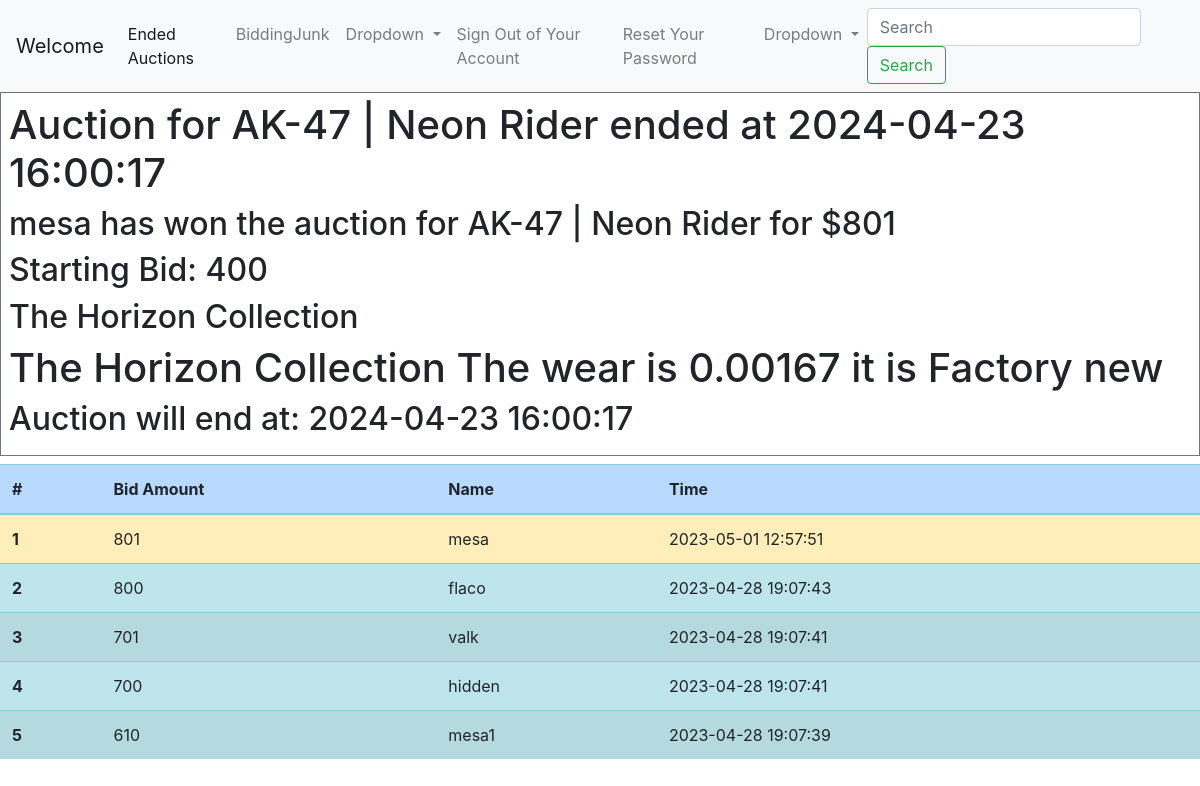
The page /ended.php?item=1 on the database its author committed.
### tables this page shows
CREATE TABLE `auctions` (
  `item_id` int(11) NOT NULL AUTO_INCREMENT,
  `item_name` varchar(50) DEFAULT NULL,
  `item_category` varchar(32) DEFAULT NULL,
  `description` varchar(255) DEFAULT NULL,
  `starting_bid` double DEFAULT NULL,
  `start_time` datetime NOT NULL,
  `end_time` datetime DEFAULT NULL,
  `image` varchar(255) DEFAULT 'error.jpg',
  `winning_bid` double DEFAULT NULL,
  PRIMARY KEY (`item_id`),
  UNIQUE KEY `id` (`item_id`)
);

CREATE TABLE `users` (
  `id` int(11) NOT NULL AUTO_INCREMENT,
  `username` varchar(50) NOT NULL,
  `password` varchar(255) NOT NULL,
  `created_at` datetime DEFAULT CURRENT_TIMESTAMP,
  `is_admin` tinyint(4) DEFAULT '0',
  PRIMARY KEY (`id`),
  UNIQUE KEY `username` (`username`)
);

CREATE TABLE `bids` (
  `BiddingAmount` int(11) DEFAULT NULL,
  `timestamp` datetime DEFAULT CURRENT_TIMESTAMP,
  `user_id` int(11) DEFAULT NULL,
  `item_id` int(11) DEFAULT NULL
);

### ended.php (the view, shortened to what this page needs)
<?php
require_once ("config.php");
$item_id = $_GET["item"];
$sql = "Select * from auctions where item_id = :itemId ";
$stmt = $pdo->prepare($sql);
$stmt->bindParam(":itemId", $item_id);
$stmt->execute();
$item = $stmt->fetch();
$endTime = $item["end_time"];
$sql2= "Select b.BiddingAmount, b.timestamp,u.username from bids b
         join users u on b.user_id = u.id
         where item_id=:itemId
         order by b.BiddingAmount desc
         limit 5";
if($stmt2 = $pdo->prepare($sql2)){
    $stmt2->bindParam(":itemId", $item_id);
    if($stmt2->execute())
    {
        $bids = $stmt2->fetchAll();
    }
}
$highestBid = $bids[0]["BiddingAmount"];
$highestBidder = $bids[0]["username"];
?>
<!doctype html>
<html lang="en">
<head>
    <link rel="stylesheet" href="https://stackpath.bootstrapcdn.com/bootstrap/4.5.2/css/bootstrap.min.css">
</head>
<body>
<nav class="navbar navbar-expand-lg navbar-light bg-light">
    <a class="navbar-brand" href="welcome.php">Welcome</a>
    <div class="collapse navbar-collapse" id="navbarSupportedContent">
        <ul class="navbar-nav mr-auto">
            <li class="nav-item active">
                <a class="nav-link" href="endedauctions.php">Ended Auctions<span class="sr-only">(current)</span></a>
            </li>
            <li class="nav-item">
                <?php
                if($_SESSION["is_admin"] == true) {
                    ?>
                    <a class="nav-link" href="admin.php">Admin Actions</a>
                    <?php
                }
                else{
                    ?>
                    <a class="nav-link" href="#">BiddingJunk</a>
                    <?php
                }
                ?>
            </li>
            <li class="nav-item dropdown">
                <a class="nav-link dropdown-toggle" data-toggle="dropdown" href="#" id="navbarDropdown" role="button" aria-haspopup="true" aria-expanded="false">
                    Dropdown
                </a>
            </li>
            <li class="nav-item">
                <a class="nav-link" href="logout.php">Sign Out of Your Account</a>
            </li>
            <li class="nav-item">
                <a class="nav-link" href="reset-password.php">Reset Your Password</a>
            </li>
            <li class="nav-item dropdown">
                <a class="nav-link dropdown-toggle" data-toggle="dropdown" href="#" id="navbarDropdown" role="button" aria-haspopup="true" aria-expanded="false">
                    Dropdown
                </a>
            </li>
        </ul>
        <form class="form-inline my-2 my-lg-0">
            <input class="form-control mr-sm-2" type="search" placeholder="Search" aria-label="Search">
            <button class="btn btn-outline-success my-2 my-sm-0" type="submit">Search</button>
        </form>
    </div>
</nav>
<div class="border border-secondary p-2 mb-2 border-opacity-50 gap-3">
    <h1>Auction for <?=$item["item_name"] ?> ended at <?=$endTime?></h1>
    <h2><?= $highestBidder ?> has won the auction for <?=$item["item_name"]?> for $<?=$highestBid?></h2>
    <h2>Starting Bid:  <?=$item["starting_bid"]?></h2>
    <h2><?=$item["item_category"] ?></h2>
    <h1><?=$item["description"] ?></h1>
    <h2>Auction will end at: <?=$item["end_time"]?></h2>
</div>
<table class="table table-striped table-info">
    <thead>
    <tr class="table-primary">
        <th scope="col">#</th>
        <th scope="col">Bid Amount</th>
        <th scope="col">Name</th>
        <th scope="col">Time</th>
    </tr>
    </thead>
    <tbody>
    <?php
    $count=1;
    if(isset($bids)){
        foreach($bids as $bid)
        {
            ?>
            <tr class="<?php echo ($count==1) ? 'table-warning' :'' ?>">
                <th scope="row"><?=$count?></th>
                <td><?=$bid["BiddingAmount"]?></td>
                <td><?=$bid["username"]?></td>
                <td><?=$bid["timestamp"]?></td>
            </tr>
            <?php
            $count++;
        }
    }
    else{
        ?>
        <tr>
            <th>No bids</th>
        </tr>
        <?php
    }
    ?>
    </tbody>
</table>
</body>
</html>

### rows shown on the page
auctions: item_name "AK-47 | Neon Rider", end_time "2024-04-23 16:00:17", starting_bid "400", item_category "The Horizon Collection", description "The Horizon Collection The wear is 0.00167 it is Factory new"
users: username "mesa"
bids: BiddingAmount "801", user.username "mesa", timestamp "2023-05-01 12:57:51"
bids: BiddingAmount "800", user.username "flaco", timestamp "2023-04-28 19:07:43"
bids: BiddingAmount "701", user.username "valk", timestamp "2023-04-28 19:07:41"
bids: BiddingAmount "700", user.username "hidden", timestamp "2023-04-28 19:07:41"
bids: BiddingAmount "610", user.username "mesa1", timestamp "2023-04-28 19:07:39"
